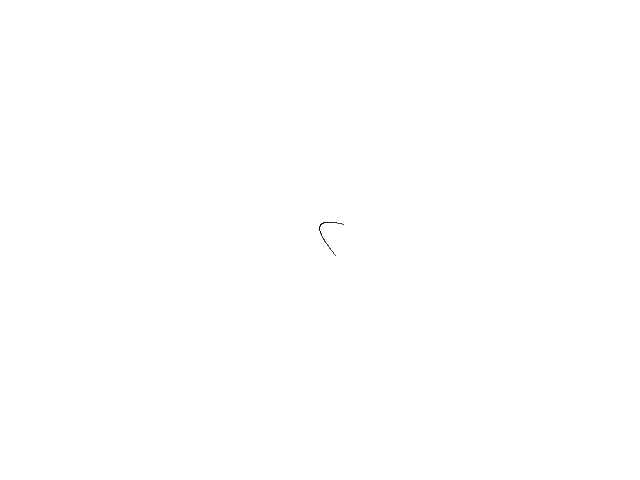
Frame 1 (no input)
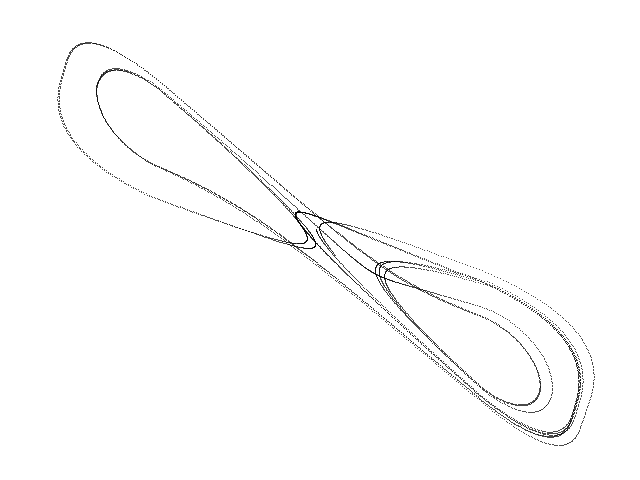
Frame 60 (the mouse pressed at the canvas centre just before this capture)
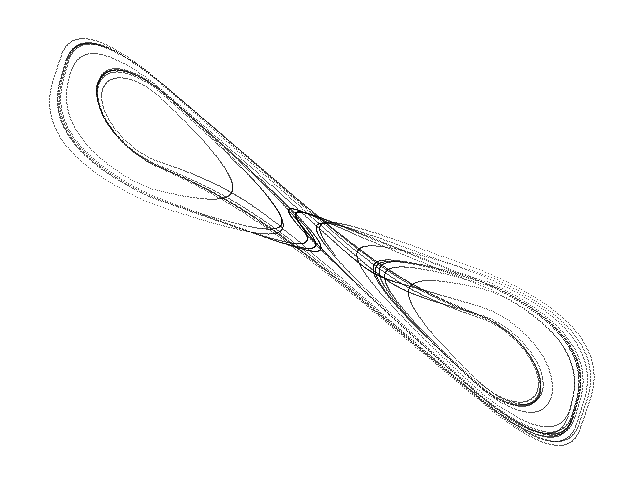
Frame 120 (the mouse held since frame 60 and released just before this capture)

The Processing sketch that drew these frames (run headless with seeded random() and noise(); from frame 60 on, the mouse is pressed at the canvas centre):

// Processing sketch: Cells_3_CNN
// ── Cells_3_CNN.pde
// 3-Cells CNN chaotic attractor //

  float x = 0.1;
  float y = 0.1;
  float z = 0.1;
  float dt = 0.007;
  float p1 = 1.24;
  float p2 = 1.1;
  float r = 4.4;
  float s = 3.21;


void setup() {
  
  size(640, 480);
  background(255);
  
}

void draw() {
  
  for (int i=0; i<100; i++) {
    
    float nx = x;
    float ny = y;
    float nz = z;
    
    float h1 = 0.5 * (abs(nx + 1.0) - abs(nx - 1.0));
    float h2 = 0.5 * (abs(ny + 1.0) - abs(ny - 1.0));
    float h3 = 0.5 * (abs(nz + 1.0) - abs(nz - 1.0));
    
    x = nx + dt * (-nx + p1 * h1 - s * h2 - s * h3);
    y = ny + dt * (-ny - s * h1 + p2 * h2 - r * h3);
    z = nz + dt * (-nz - s * h1 + r * h2 + h3); 
  
    point(320 + (160 * x), 240 + (160 * y));
        
  }

}
